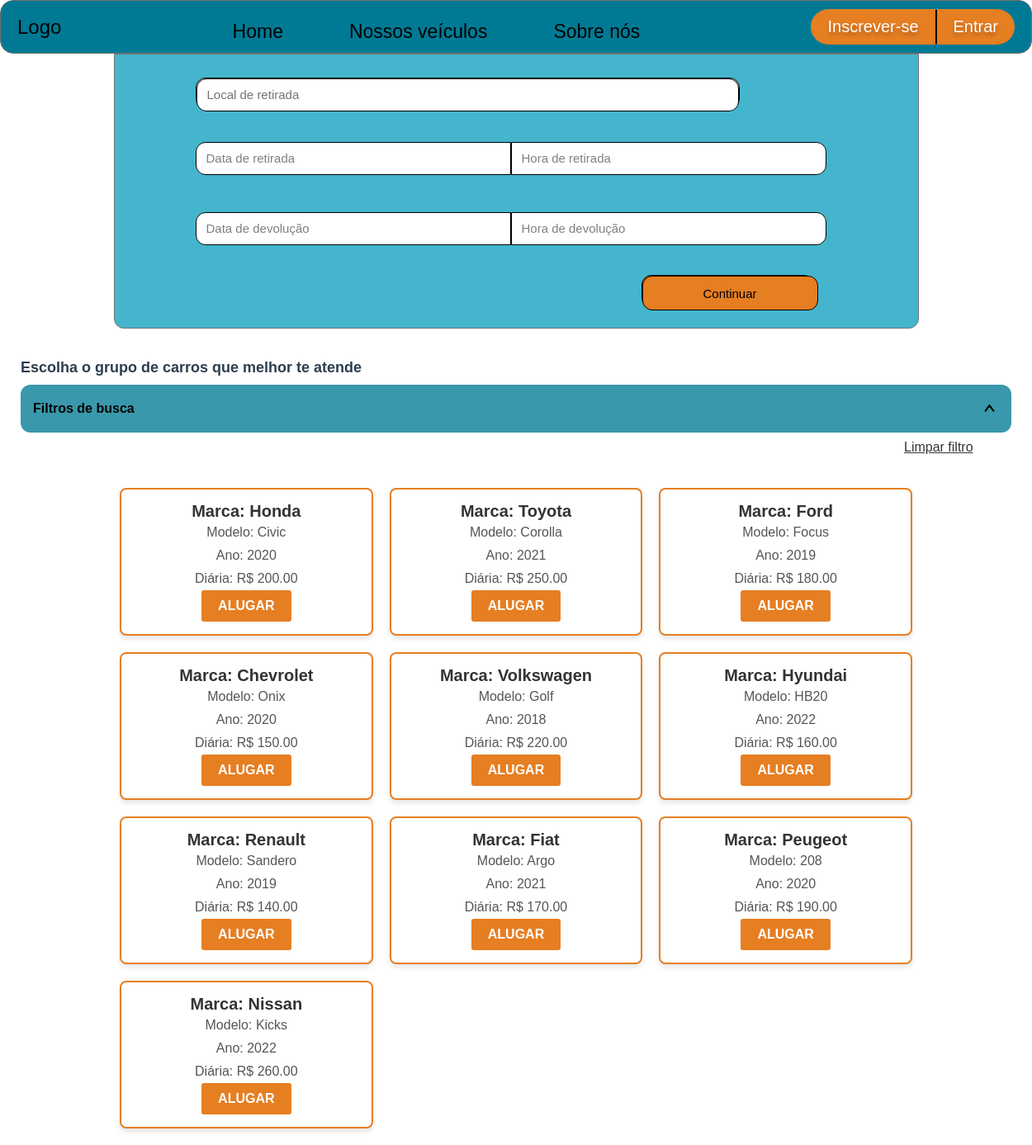
The page /public/car/index on the database its author committed.
### tables this page shows
CREATE TABLE `veiculos` (
  `id_veiculo` int(11) NOT NULL,
  `marca` varchar(50) NOT NULL,
  `modelo` varchar(50) NOT NULL,
  `ano` int(11) NOT NULL,
  `placa` varchar(7) NOT NULL,
  `valor_diaria` decimal(10,2) NOT NULL,
  `status` enum('disponível','alugado','manutenção') DEFAULT 'disponível',
  `imagem` longblob DEFAULT NULL,
  `capacidade_pessoas` int(11) NOT NULL,
  `capacidade_bagageiro` decimal(5,2) NOT NULL,
  `cambio` varchar(20) NOT NULL,
  `combustivel` varchar(20) NOT NULL
);

### app/controllers/CarController.php (called while the page is built, shortened)
<?php
require_once __DIR__ . '/../repositories/CarRepository.php';
require_once __DIR__ .'/db.php';
class CarController {
    private $carRepository;
    public function __construct() {
        global $db_conection;
        $this->carRepository = new CarRepository($db_conection);
    }
    public function index() {
        $concessionarias = isset($_GET['concessionarias']) ? $_GET['concessionarias'] : [];
        $num_malas = isset($_GET['num_malas']) ? $_GET['num_malas'] : '';
        $min_price = isset($_GET['min_price']) ? $_GET['min_price'] : '';
        $max_price = isset($_GET['max_price']) ? $_GET['max_price'] : '';
        $cars = $this->carRepository->getFilteredCars($concessionarias, $num_malas, $min_price, $max_price);
        require_once __DIR__ . '/../views/buscacarros.php';
    }
}

### app/repositories/CarRepository.php (called while the page is built, shortened)
<?php
class CarRepository{
    private $data_provider;
    public function __construct($dataProvider) {
        $this->data_provider = $dataProvider;
    }
    public function getFilteredCars($concessionarias, $num_malas, $min_price, $max_price) {
        $sql = "SELECT v.marca, v.modelo, v.ano, v.valor_diaria, i.imagem
                FROM veiculos v
                LEFT JOIN imagens_veiculo i ON v.id_veiculo = i.id_veiculo";
        $stmt = $this->data_provider->query($sql);
        $cars = [];
        if ($stmt->num_rows > 0) {
            while ($row = $stmt->fetch_assoc()) {
                $cars[] = $row;
            }
        }
        return $cars;
    }
}

### app/views/BuscaCarros.php (the view, shortened to what this page needs)
<!DOCTYPE html>
<html lang="pt-BR">
<head>
    <link rel="stylesheet" href="../../public/assets/css/styleCarros.css">
</head>
<body>
    <div class="desktop">
        <div class="header">
            <div class="logo">Logo</div>
            <div class="nav-buttons">
                <a href="/aluguel-de-carros/public/">Home</a>
                <a href="#vehicles" onclick="return false;">Nossos veículos</a>
                <a href="/aluguel-de-carros/public/">Sobre nós</a>
            </div>
            <div class="auth-buttons">
                <a href="/aluguel-de-carros/public/user/signup" class="button">Inscrever-se</a>
                <div class="separator"></div>
                <a href="/aluguel-de-carros/public/login/index" class="button">Entrar</a>
            </div>
        </div>
        <div class="overlap-wrapper">
            <div class="overlap">
                <div class="overlap-group">
                    <input type="text" class="input-field-local" placeholder="Local de retirada">
                </div>
                <div class="div">
                    <div class="input-group">
                        <input type="text" id="date-picker" class="input-field left" placeholder="Data de retirada">
                        <input type="text" id="time-picker" class="input-field right" placeholder="Hora de retirada">
                    </div>
                </div>
                <div class="overlap-2">
                    <div class="input-group">
                        <input type="text" id="date-return" class="input-field left" placeholder="Data de devolução">
                        <input type="text" id="time-return" class="input-field right" placeholder="Hora de devolução">
                    </div>
                </div>
                <div class="div-wrapper">
                    <button class="continue-button">Continuar</button>
                </div>
            </div>
        </div>
        <div class="filter-container">
            <div class="group-selection">Escolha o grupo de carros que melhor te atende</div>
            <div class="filter-header" id="filter-header">
                <h2>Filtros de busca</h2>
                <div class="toggle-icon" id="toggle-icon">
                    <img src="../../public/assets/images/icons/arrow-icon.svg" alt="Toggle Icon">
                </div>
            </div>
            <button type="button" class="clear-button" onclick="clearFilters()">Limpar filtro</button>
        </div>
        <div id="grid">
            <?php if (!empty($cars)): ?>
                <?php foreach ($cars as $car): ?>
                    <div id="car-card">
                        <h3>Marca: <?= $car['marca'] ?></h3>
                        <p>Modelo: <?= $car['modelo'] ?></p>
                        <p>Ano: <?= $car['ano'] ?></p>
                        <p>Diária: R$ <?= $car['valor_diaria'] ?></p>
                        <button class="btn-alugar">Alugar</button>
                    </div>
                <?php endforeach; ?>
            <?php else: ?>
                <p>Nenhum veículo encontrado.</p>
            <?php endif; ?>
        </div>
    </div>
</body>
</html>

### rows shown on the page
veiculos: marca "Honda", modelo "Civic", ano "2020", valor_diaria "200.00"
veiculos: marca "Toyota", modelo "Corolla", ano "2021", valor_diaria "250.00"
veiculos: marca "Ford", modelo "Focus", ano "2019", valor_diaria "180.00"
veiculos: marca "Chevrolet", modelo "Onix", ano "2020", valor_diaria "150.00"
veiculos: marca "Volkswagen", modelo "Golf", ano "2018", valor_diaria "220.00"
veiculos: marca "Hyundai", modelo "HB20", ano "2022", valor_diaria "160.00"
veiculos: marca "Renault", modelo "Sandero", ano "2019", valor_diaria "140.00"
veiculos: marca "Fiat", modelo "Argo", ano "2021", valor_diaria "170.00"
veiculos: marca "Peugeot", modelo "208", ano "2020", valor_diaria "190.00"
veiculos: marca "Nissan", modelo "Kicks", ano "2022", valor_diaria "260.00"
